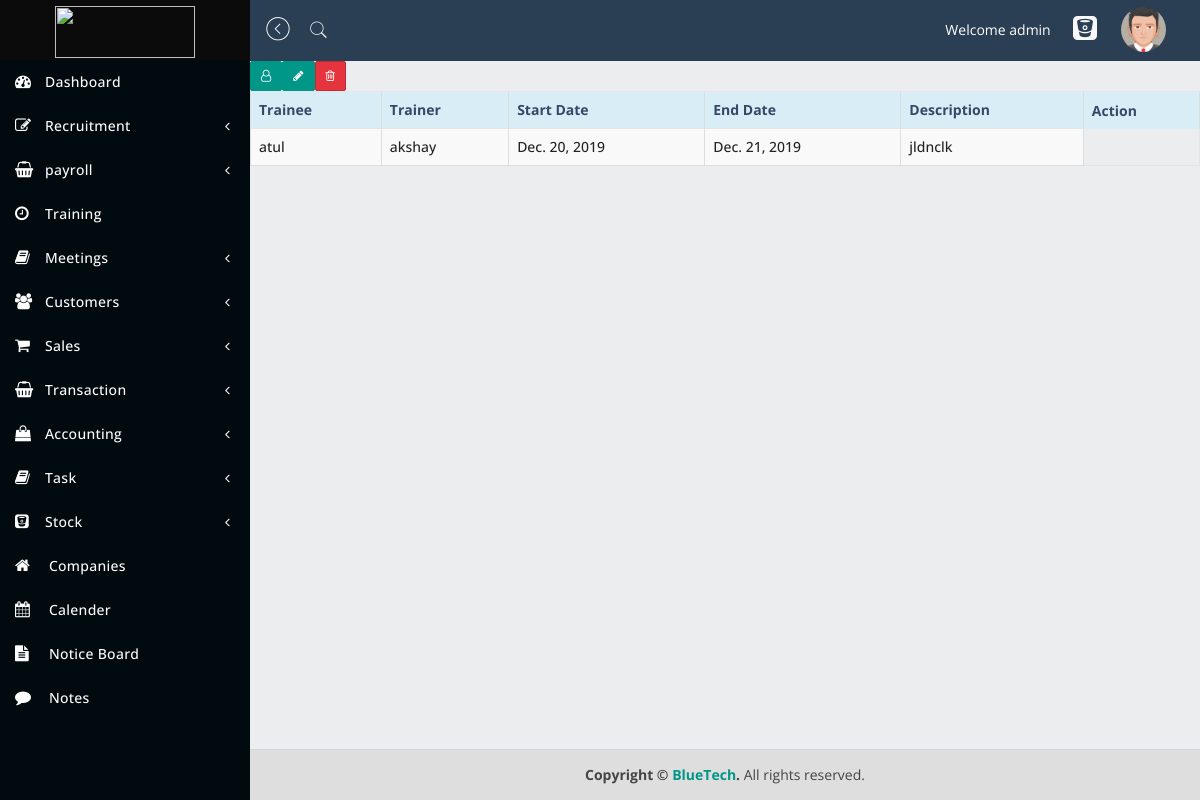
Screenshot of /hr/training/1/ (signed in) with the database file from the repository.
### HR/models.py (models this page shows)
class Training(models.Model):
    trainee = models.ForeignKey(
        Employee, null=True, related_name='trainee', on_delete=models.CASCADE)
    trainer = models.ForeignKey(
        Employee, null=True, related_name='trainer', on_delete=models.CASCADE)
    start_date = models.DateField()
    end_date = models.DateField()
    description = models.CharField(max_length=5000)

### Users/models.py (models this page shows)
class Employee(models.Model):
    first_name = models.CharField(max_length=100)
    last_name = models.CharField(max_length=100)
    user = models.OneToOneField(User, on_delete=models.CASCADE)
    phone_no = models.CharField(max_length=15, null=True)
    date = models.DateField(null=True)
    GENDER_CHOICES = (('M', 'Male'),
                      ('F', 'Female'),)
    gender = models.CharField(max_length=50, null=True, choices=GENDER_CHOICES)
    DEPT_CHOICES = (('CEO', 'CEO'),
                    ('HR', 'HR'),
                    ('SALES', 'SALES'),
                    ('ACCOUNTS', 'ACCOUNTS'))
    dept = models.CharField(max_length=100, choices=DEPT_CHOICES)
    position = models.CharField(max_length=50, null=True)
    date_of_joining = models.DateField(null=True)
    reporting_to = models.ForeignKey(
        "Employee", null=True, on_delete=models.CASCADE)
    is_verified = models.BooleanField()
    is_complete = models.BooleanField()
    cv = models.FileField(upload_to='Media/cv')
    profile_pic = models.ImageField(upload_to='Media/profile_pics')
    def __str__(self):
        return self.user.username

### HR/views.py (the view)
# urls.py: path('training/<pk>/', views.TrainingDetailView.as_view(), name='train_detail'),
class TrainingDetailView(generic.DetailView):
    model = Training
    template = 'HR/training_detail.html'
    def get_context_data(self, **kwargs):
        context = super().get_context_data(**kwargs)
        context['department'] = self.request.user.employee.dept
        return context

### templates/HR/training_detail.html (shortened to what this page needs)
{% extends 'home/navbar.html' %}
{% load widget_tweaks %}
{% block body %}
    <div class="content-wrapper">
    <div class="table-responsive">
                                <table id="dataTableExample1" class="table table-bordered table-striped table-hover">
                                    <thead>
                                    <tr class="info">
                                        <th>Trainee</th>
                                        <th>Trainer</th>
                                        <th>Start Date</th>
                                        <th>End Date</th>
                                        <th>Description</th>
                                        <th>Action</th>
                                    </tr>
                                    </thead>
                                    <tbody>
                                        <tr>
                                            <td>{{ training.trainee }}</td>
                                            <td>{{ training.trainer }}</td>
                                            <td>{{ training.start_date }}</td>
                                            <td>{{ training.end_date }}</td>
                                            <td>{{ training.description }}</td>
                                                <a href="#" class="btn btn-add btn-sm">
                                                    <i class="fa fa-user-o"></i></a>
                                                <a href="{% url 'users:hr:train_update' training.id %}" class="btn btn-add btn-sm">
                                                    <i class="fa fa-pencil"></i></a>
                                                <a href="#" class="btn btn-danger btn-sm">
                                                    <i class="fa fa-trash-o"></i></a>
                                        </tr>
                                    </tbody>
                                </table>
                            </div>
    </div>
{% endblock %}

### templates/home/navbar.html (shortened to what this page needs)
{% load static %}
<!DOCTYPE html>
<html lang="en">
<head>
    <link href="{% static 'assets/plugins/jquery-ui-1.12.1/jquery-ui.min.css' %}" rel="stylesheet" type="text/css"/>
    <link href="{% static 'assets/bootstrap/css/bootstrap.min.css' %}" rel="stylesheet" type="text/css"/>
    <link href="{% static 'assets/plugins/lobipanel/lobipanel.min.css' %}" rel="stylesheet" type="text/css"/>
    <link href="{% static 'assets/plugins/pace/flash.css' %}" rel="stylesheet" type="text/css"/>
    <link href="{% static 'assets/font-awesome/css/font-awesome.min.css' %}" rel="stylesheet" type="text/css"/>
    <link href="{% static 'assets/pe-icon-7-stroke/css/pe-icon-7-stroke.css' %}" rel="stylesheet" type="text/css"/>
    <link href="{% static 'assets/themify-icons/themify-icons.css' %}" rel="stylesheet" type="text/css"/>
    <link href="{% static 'assets/plugins/emojionearea/emojionearea.min.css' %}" rel="stylesheet" type="text/css"/>
    <link href="{% static 'assets/plugins/monthly/monthly.css' %}" rel="stylesheet" type="text/css"/>
    <link href="{% static 'assets/dist/css/stylecrm.css' %}" rel="stylesheet" type="text/css"/>
</head>
<body class="hold-transition sidebar-mini">
<div class="wrapper">
    <header class="main-header">
        <a href="{% url 'users:dashboard' %}" class="logo">
            <span class="logo-lg">
               <img src="{% static 'assets/images/logo.png' %}" style='width:80%;' alt="">
               </span>
        </a>
        <nav class="navbar navbar-static-top">
            <a href="#" class="sidebar-toggle" data-toggle="offcanvas" role="button">
                <span class="pe-7s-angle-left-circle"></span>
            </a>
            <a href="#search"><span class="pe-7s-search"></span></a>
            <div class="navbar-custom-menu">
                <ul class="nav navbar-nav">
                    <li><br><span style="color: white">Welcome {{ user.username }}</span>&nbsp;&nbsp;</li>
                    <li>
                        <a href="{% url 'users:hr:complaints_add' %}">
                            <i class="fa fa-bitbucket-square"></i>
                        </a>
                    </li>
                    <li class="dropdown dropdown-user">
                        <a href="#" class="dropdown-toggle" data-toggle="dropdown">
                            <img src="{% static 'assets/dist/img/avatar5.png' %}" class="img-circle" width="45"
                                 height="45" alt="user"></a>
                    </li>
                </ul>
            </div>
        </nav>
    </header>
    <aside class="main-sidebar">
        <div class="sidebar">
            <ul class="sidebar-menu">
                <li class="active">
                    <a href="{% url 'users:dashboard' %}"><i class="fa fa-tachometer"></i><span>Dashboard</span>
                    </a>
                </li>
                {% if department == 'CEO' %}
                    {% include 'HR/hr_navbar.html' %}
                    {% include 'Sales/sales_navbar.html' %}
                    {% include 'Accounts/accounts_navbar.html' %}
                {% endif %}
                <li class="treeview">
                    <a href="#">
                        <i class="fa fa-book"></i><span>Task</span>
                        <span class="pull-right-container">
                     <i class="fa fa-angle-left pull-right"></i>
                     </span>
                    </a>
                </li>
                <li class="treeview">
                    <a href="#">
                        <i class="fa fa-bitbucket-square"></i><span>Stock</span>
                        <span class="pull-right-container">
                     <i class="fa fa-angle-left pull-right"></i>
                     </span>
                    </a>
                </li>
                <li>
                    <a href="company.html">
                        <i class="fa fa-home"></i> <span>Companies</span>
                    </a>
                </li>
                <li>
                    <a href="calender.html">
                        <i class="fa fa-calendar"></i> <span>Calender</span>
                    </a>
                </li>
                <li>
                    <a href="notice.html">
                        <i class="fa fa-file-text"></i> <span>Notice Board</span>
                    </a>
                </li>
                <li>
                    <a href="note.html">
                        <i class="fa fa-comment"></i> <span>Notes</span>
                    </a>
                </li>
            </ul>
        </div>
    </aside>
    {% block body %}
    {% endblock %}
    <footer class="main-footer">
        <strong>Copyright &copy; <a href="#">BlueTech</a>.</strong> All rights reserved.
    </footer>
</div>
</body>
</html>

### rows the page displays
Training: trainee "atul", trainer "akshay", start_date "Dec. 20, 2019", end_date "Dec. 21, 2019", description "jldnclk"

### other values shown
{{ user.username }} "admin"
